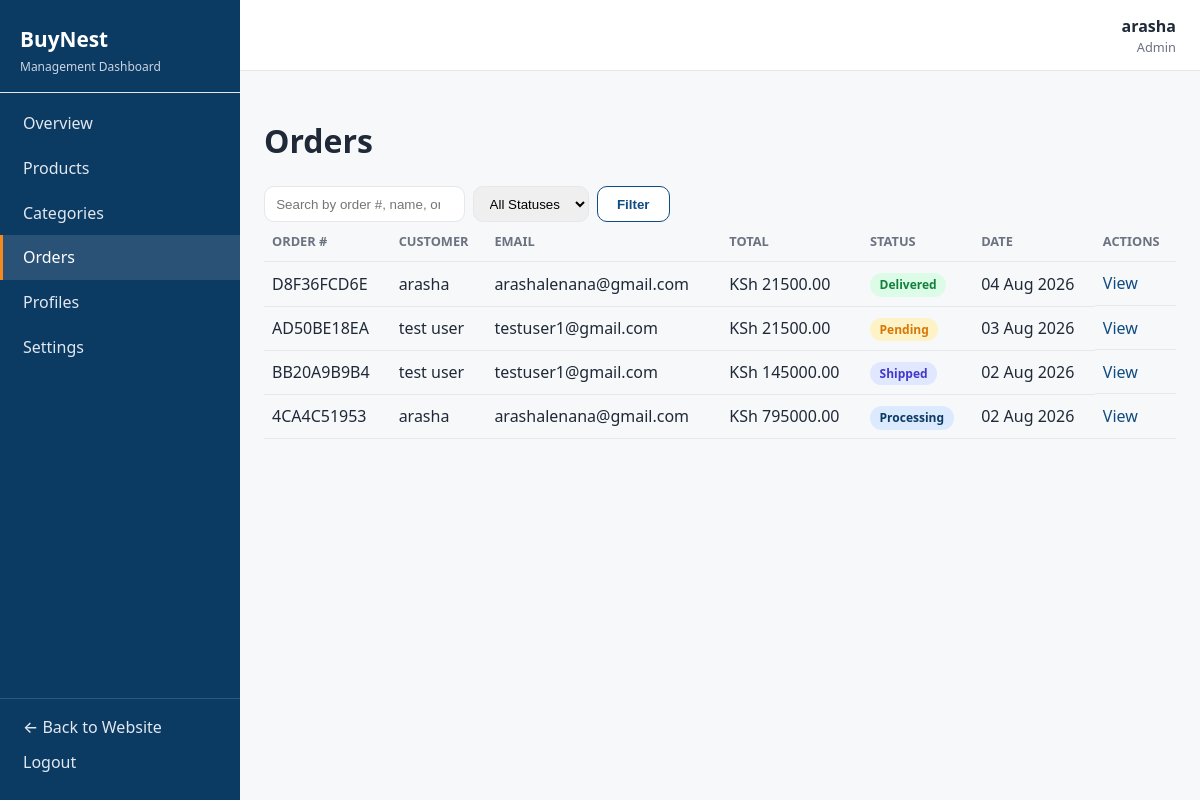
The app's page /dashboard/orders/ (signed in) with its own data.
### authentication/models.py (models this page shows, shortened)
class User(AbstractUser):
    phone_number = models.CharField(max_length=15, blank=True)
    address = models.TextField(blank=True)

### orders/models.py (models this page shows, shortened)
class Order(models.Model):
    STATUS_CHOICES = [
        ('pending', 'Pending'),
        ('processing', 'Processing'),
        ('shipped', 'Shipped'),
        ('delivered', 'Delivered'),
        ('cancelled', 'Cancelled'),
    ]
    user = models.ForeignKey(settings.AUTH_USER_MODEL, on_delete=models.CASCADE, related_name='orders')
    order_number = models.CharField(max_length=20, unique=True, blank=True)
    full_name = models.CharField(max_length=200)
    email = models.EmailField()
    phone_number = models.CharField(max_length=20)
    delivery_address = models.TextField()
    total_amount = models.DecimalField(max_digits=10, decimal_places=2, default=0)
    status = models.CharField(max_length=20, choices=STATUS_CHOICES, default='pending')
    date_created = models.DateTimeField(auto_now_add=True)
    date_updated = models.DateTimeField(auto_now=True)
    class Meta:
        ordering = ['-date_created']

### dashboard/views.py (the view)
# urls.py: path('orders/', views.order_list, name='order_list'),
@dashboard_permission_required('orders.view_order')
def order_list(request):
    orders = Order.objects.select_related('user').all().order_by('-date_created')
    query = request.GET.get('q', '')
    if query:
        orders = orders.filter(
            Q(order_number__icontains=query) |
            Q(full_name__icontains=query) |
            Q(email__icontains=query)
        )
    status = request.GET.get('status', '')
    if status:
        orders = orders.filter(status=status)
    paginator = Paginator(orders, 15)
    page_obj = paginator.get_page(request.GET.get('page'))
    return render(request, 'dashboard/orders/order_list.html', {
        'active_section': 'orders', 'page_obj': page_obj, 'query': query,
        'selected_status': status, 'status_choices': Order.STATUS_CHOICES,
    })

### dashboard/templates/dashboard/orders/order_list.html (shortened to what this page needs)
{% extends "dashboard/base_dashboard.html" %}
{% block dashboard_content %}
<h1>Orders</h1>
<form method="get" class="dashboard-filters">
    <input type="search" name="q" value="{{ query }}" placeholder="Search by order #, name, or email...">
    <select name="status">
        <option value="">All Statuses</option>
    </select>
    <button type="submit" class="btn btn-secondary">Filter</button>
</form>
{% if page_obj.object_list %}
<div class="table-responsive">
    <table class="dashboard-table">
        <thead>
            <tr><th>Order #</th><th>Customer</th><th>Email</th><th>Total</th><th>Status</th><th>Date</th><th>Actions</th></tr>
        </thead>
        <tbody>
        {% for order in page_obj %}
            <tr>
                <td>{{ order.order_number }}</td>
                <td>{{ order.full_name }}</td>
                <td>{{ order.email }}</td>
                <td>KSh {{ order.total_amount }}</td>
                <td><span class="status-badge status-{{ order.status }}">{{ order.get_status_display }}</span></td>
                <td>{{ order.date_created|date:"d M Y" }}</td>
                <td class="dashboard-actions">
                    <a href="{% url 'dashboard:order_detail' order.pk %}">View</a>
                </td>
            </tr>
        {% endfor %}
        </tbody>
    </table>
</div>
{% else %}
<p class="empty-state">No orders have been placed yet.</p>
{% endif %}
{% endblock %}

### dashboard/templates/dashboard/base_dashboard.html (shortened to what this page needs)
{% load static %}
<!DOCTYPE html>
<html lang="en">
<head>
    <link rel="stylesheet" href="{% static 'css/style.css' %}">
    <link rel="stylesheet" href="{% static 'css/dashboard.css' %}">
</head>
<body class="dashboard-body">
    <div class="dashboard-layout">
        <aside class="dashboard-sidebar" id="dashboardSidebar">
            <div class="dashboard-sidebar-header">
                <a href="{% url 'dashboard:home' %}" class="dashboard-brand">BuyNest</a>
                <span class="dashboard-subtitle">Management Dashboard</span>
            </div>
            <nav class="dashboard-nav">
                <a href="{% url 'dashboard:home' %}"
                    class="dashboard-nav-link {% if active_section == 'home' %}active{% endif %}">Overview</a>
                {% if perms.products.view_product %}
                <a href="{% url 'dashboard:product_list' %}"
                    class="dashboard-nav-link {% if active_section == 'products' %}active{% endif %}">Products</a>
                {% endif %}
                {% if perms.products.view_category %}
                <a href="{% url 'dashboard:category_list' %}"
                    class="dashboard-nav-link {% if active_section == 'categories' %}active{% endif %}">Categories</a>
                {% endif %}
                {% if perms.orders.view_order %}
                <a href="{% url 'dashboard:order_list' %}"
                 class="dashboard-nav-link {% if active_section == 'orders' %}active{% endif %}">Orders</a>
                {% endif %}
                {% if perms.authentication.view_user %}
                <a href="{% url 'dashboard:profile_list' %}"
                    class="dashboard-nav-link {% if active_section == 'profiles' %}active{% endif %}">Profiles</a>
                {% endif %}
                {% if user.is_superuser %}
                <a href="{% url 'dashboard:settings_list' %}"
                    class="dashboard-nav-link {% if active_section == 'settings' %}active{% endif %}">Settings</a>
                {% endif %}
            </nav>
            <div class="dashboard-sidebar-footer">
                <a href="{% url 'home' %}" class="dashboard-nav-link">&larr; Back to Website</a>
                <form action="{% url 'authentication:logout' %}" method="post" class="inline-form">
                    <button type="submit" class="dashboard-nav-link link-button">Logout</button>
                </form>
            </div>
        </aside>
        <div class="dashboard-main">
            <header class="dashboard-topbar">
                <div class="dashboard-topbar-user">
                    <span class="dashboard-user-name">{{ user.get_full_name|default:user.username }}</span>
                    <span class="dashboard-user-role">
                        {% if user.is_superuser %}Admin{% else %}Staff{% endif %}
                    </span>
                </div>
            </header>
            <main class="dashboard-content">
                {% block dashboard_content %}{% endblock %}
            </main>
        </div>
    </div>
</body>
</html>

### static/css/style.css (style rules this page uses)
:root { --primary-color: #0f4c81; --primary-dark: #0b3a63; --secondary-color: #1c9d8f; --accent-color: #f5891f; --background-color: #f7f8fa; --surface-color: #ffffff; --text-color: #1f2937; --muted-text-color: #6b7280; --border-color: #e5e7eb; --success-color: #15803d; --warning-color: #d97706; --danger-color: #dc2626; --border-radius: 10px; --container-width: 1200px; }
* { box-sizing: border-box; }
body { margin: 0; font-family: 'Segoe UI', system-ui, -apple-system, sans-serif; background-color: var(--background-color); color: var(--text-color); line-height: 1.5; }
a { color: var(--primary-color); text-decoration: none; }
.link-button { background: none; border: none; padding: 0; font: inherit; color: var(--text-color); font-weight: 500; cursor: pointer; }
.inline-form { display: inline; }
.btn { display: inline-block; padding: 0.6rem 1.2rem; border-radius: var(--border-radius); font-weight: 600; cursor: pointer; border: none; text-align: center; }
.btn-secondary { background-color: var(--surface-color); color: var(--primary-color); border: 1px solid var(--primary-color); }

### static/css/dashboard.css (style rules this page uses)
.dashboard-body { margin: 0; background-color: var(--background-color); }
.dashboard-layout { display: flex; min-height: 100vh; }
.dashboard-sidebar { width: 240px; flex-shrink: 0; background-color: var(--primary-dark, var(--primary-color)); color: #fff; display: flex; flex-direction: column; justify-content: space-between; position: sticky; top: 0; height: 100vh; }
.dashboard-sidebar-header { padding: 1.5rem 1.25rem 1rem; border-bottom: 1px solid var(--border-color); }
.dashboard-brand { color: #fff; font-size: 1.3rem; font-weight: 700; }
.dashboard-subtitle { display: block; color: #cbd5e1; font-size: 0.75rem; margin-top: 0.15rem; }
.dashboard-nav { display: flex; flex-direction: column; padding: 0.5rem 0; flex: 1; }
.dashboard-nav-link { color: #e2e8f0; padding: 0.65rem 1.25rem; font-weight: 500; border-left: 3px solid transparent; }
.dashboard-nav-link.active { background-color: rgba(255, 255, 255, 0.12); border-left-color: var(--accent-color); color: #fff; }
.dashboard-sidebar-footer { padding: 1rem 0; border-top: 1px solid rgba(255, 255, 255, 0.15); }
.dashboard-sidebar-footer .link-button { color: #e2e8f0; width: 100%; text-align: left; }
.dashboard-main { flex: 1; min-width: 0; }
.dashboard-topbar { display: flex; align-items: center; justify-content: space-between; background-color: var(--surface-color); border-bottom: 1px solid var(--border-color); padding: 0.85rem 1.5rem; }
.dashboard-topbar-user { display: flex; flex-direction: column; align-items: flex-end; margin-left: auto; }
.dashboard-user-name { font-weight: 600; }
.dashboard-user-role { font-size: 0.8rem; color: var(--muted-text-color); }
.dashboard-content { padding: 1.5rem; }
.table-responsive { overflow-x: auto; }
.dashboard-table { width: 100%; border-collapse: collapse; min-width: 480px; }
.dashboard-table th, .dashboard-table td { text-align: left; padding: 0.6rem 0.5rem; border-bottom: 1px solid var(--border-color); white-space: nowrap; }
.dashboard-table th { color: var(--muted-text-color); font-size: 0.8rem; text-transform: uppercase; }
.status-badge { padding: 0.2rem 0.6rem; border-radius: 999px; font-size: 0.75rem; font-weight: 600; background-color: var(--border-color); color: var(--text-color); }
.status-pending { background: #fef3c7; color: var(--warning-color); }
.status-processing { background: #dbeafe; color: var(--primary-dark, var(--primary-color)); }
.status-shipped { background: #e0e7ff; color: #4338ca; }
.status-delivered { background: #dcfce7; color: var(--success-color); }
.dashboard-filters { display: flex; flex-wrap: wrap; gap: 0.5rem; }
.dashboard-filters input, .dashboard-filters select { padding: 0.45rem 0.7rem; border: 1px solid var(--border-color); border-radius: var(--border-radius); }
.dashboard-actions { display: flex; gap: 0.6rem; white-space: nowrap; }

### records on screen
User: get_full_name "arasha"
Order: order_number "D8F36FCD6E", full_name "arasha", email "arashalenana@gmail.com", total_amount "21500.00", status "Delivered", date_created "04 Aug 2026"
Order: order_number "AD50BE18EA", full_name "test user", email "testuser1@gmail.com", total_amount "21500.00", status "Pending", date_created "03 Aug 2026"
Order: order_number "BB20A9B9B4", full_name "test user", email "testuser1@gmail.com", total_amount "145000.00", status "Shipped", date_created "02 Aug 2026"
Order: order_number "4CA4C51953", full_name "arasha", email "arashalenana@gmail.com", total_amount "795000.00", status "Processing", date_created "02 Aug 2026"
